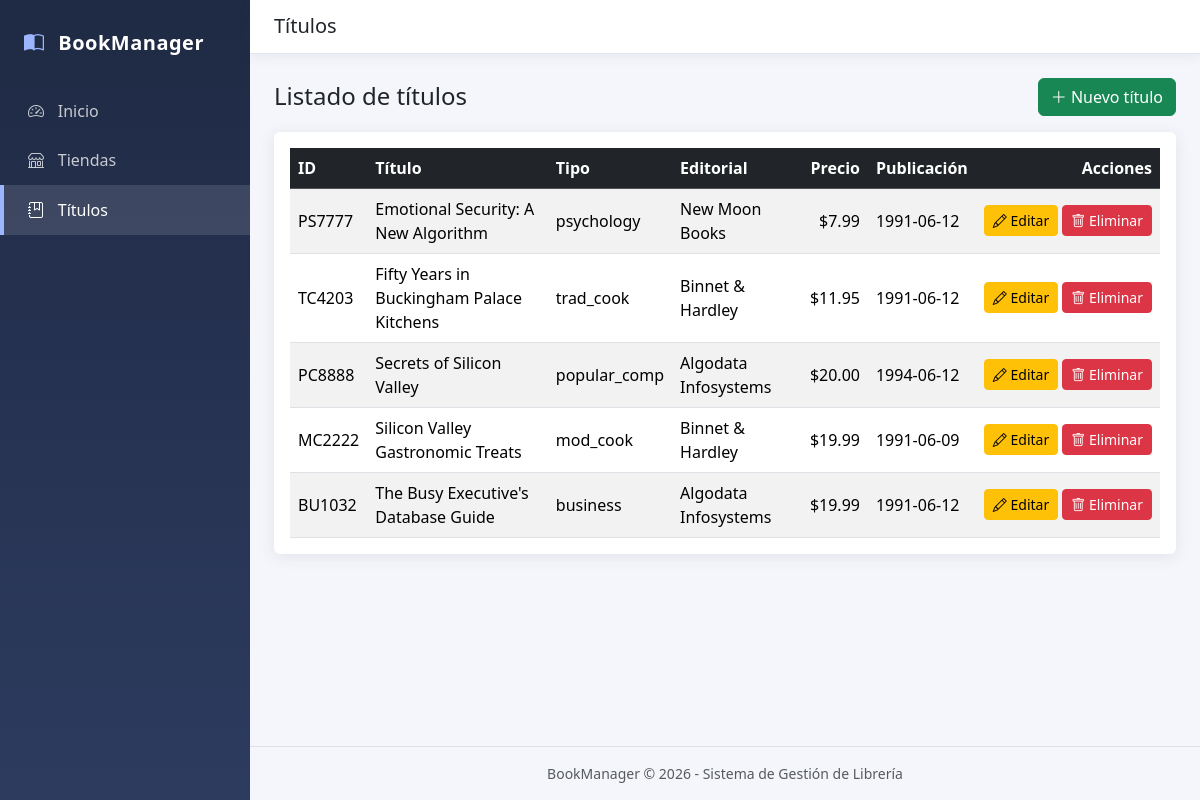
Page /views/titulos/index.php on the committed database.
### tables this page shows
CREATE TABLE titulos (
  id_titulo VARCHAR(6) PRIMARY KEY,
  titulo VARCHAR(100) NOT NULL,
  tipo VARCHAR(20),
  id_pub INT,
  precio DECIMAL(8,2),
  avance DECIMAL(10,2),
  regalias INT,
  ventas_ytd INT,
  notas VARCHAR(200),
  fecha_pub DATE,
  FOREIGN KEY (id_pub) REFERENCES publicadores(id_pub)
);

CREATE TABLE publicadores (
  id_pub INT PRIMARY KEY,
  nombre_pub VARCHAR(60) NOT NULL,
  ciudad VARCHAR(40),
  estado CHAR(2),
  pais VARCHAR(30) DEFAULT 'USA'
);

### includes/funciones.php (called while the page is built, shortened)
<?php
function e($valor): string
{
    return htmlspecialchars((string)$valor, ENT_QUOTES, 'UTF-8');
}

### models/Titulo.php (called while the page is built, shortened)
<?php
class Titulo
{
    private PDO $db;
    public function __construct(PDO $db)
    {
        $this->db = $db;
    }
    public function getAll(): array
    {
        $sql = "SELECT t.id_titulo, t.titulo, t.tipo, t.id_pub, t.precio, t.notas, t.fecha_pub,
                       p.nombre_pub
                FROM titulos t
                LEFT JOIN publicadores p ON p.id_pub = t.id_pub
                ORDER BY t.titulo";
        $stmt = $this->db->prepare($sql);
        $stmt->execute();
        return $stmt->fetchAll();
    }
}

### views/titulos/index.php (the view, shortened to what this page needs)
<?php
require_once __DIR__ . '/../../includes/funciones.php';
require_once __DIR__ . '/../../models/Titulo.php';
$db = conectarDB();
$tituloModel = new Titulo($db);
$titulos = $tituloModel->getAll();
$base         = '../../';
$pagina       = 'titulos';
$tituloPagina = 'Títulos';
include __DIR__ . '/../../includes/header.php';
?>
<div class="d-flex justify-content-between align-items-center mb-3">
  <h2 class="h4 mb-0">Listado de títulos</h2>
  <a href="crear.php" class="btn btn-success"><i class="bi bi-plus-lg"></i> Nuevo título</a>
</div>
<div class="card">
  <div class="card-body table-responsive">
    <table class="table table-striped table-hover align-middle mb-0">
      <thead class="table-dark">
        <tr>
          <th>ID</th><th>Título</th><th>Tipo</th><th>Editorial</th><th class="text-end">Precio</th><th>Publicación</th><th class="text-end">Acciones</th>
        </tr>
      </thead>
      <tbody>
        <?php foreach ($titulos as $t): ?>
          <tr>
            <td><?= e($t['id_titulo']) ?></td>
            <td><?= e($t['titulo']) ?></td>
            <td><?= e($t['tipo']) ?></td>
            <td><?= e($t['nombre_pub']) ?></td>
            <td class="text-end">$<?= number_format((float)$t['precio'], 2) ?></td>
            <td><?= e($t['fecha_pub']) ?></td>
            <td class="text-end text-nowrap">
              <a href="editar.php?id=<?= urlencode($t['id_titulo']) ?>" class="btn btn-sm btn-warning"><i class="bi bi-pencil"></i> Editar</a>
              <a href="eliminar.php?id=<?= urlencode($t['id_titulo']) ?>" class="btn btn-sm btn-danger"><i class="bi bi-trash"></i> Eliminar</a>
            </td>
          </tr>
        <?php endforeach; ?>
      </tbody>
    </table>
  </div>
</div>
<?php include __DIR__ . '/../../includes/footer.php'; ?>

### includes/header.php (shortened to what this page needs)
<?php
require_once __DIR__ . '/funciones.php';
$base         = $base ?? '';
$pagina       = $pagina ?? '';
$tituloPagina = $tituloPagina ?? 'BookManager';
?>
<!DOCTYPE html>
<html lang="es">
<head>
  <link href="https://cdn.jsdelivr.net/npm/bootstrap@5.3.3/dist/css/bootstrap.min.css" rel="stylesheet">
  <link href="https://cdn.jsdelivr.net/npm/bootstrap-icons@1.11.3/font/bootstrap-icons.min.css" rel="stylesheet">
  <link href="<?= $base ?>assets/css/style.css" rel="stylesheet">
</head>
<body>
<div id="wrapper">
  <nav id="sidebar">
    <a class="sidebar-brand" href="<?= $base ?>index.php">
      <i class="bi bi-book-half"></i> BookManager
    </a>
    <ul class="nav flex-column mt-3">
      <li class="nav-item">
        <a class="nav-link <?= $pagina === 'inicio' ? 'active' : '' ?>" href="<?= $base ?>index.php">
          <i class="bi bi-speedometer2"></i> Inicio
        </a>
      </li>
      <li class="nav-item">
        <a class="nav-link <?= $pagina === 'tiendas' ? 'active' : '' ?>" href="<?= $base ?>views/tiendas/index.php">
          <i class="bi bi-shop"></i> Tiendas
        </a>
      </li>
      <li class="nav-item">
        <a class="nav-link <?= $pagina === 'titulos' ? 'active' : '' ?>" href="<?= $base ?>views/titulos/index.php">
          <i class="bi bi-journal-bookmark"></i> Títulos
        </a>
      </li>
    </ul>
  </nav>
  <div id="content">
    <header class="topbar d-flex align-items-center">
      <h1 class="h5 mb-0"><?= e($tituloPagina) ?></h1>
    </header>
    <main class="p-4">

### includes/footer.php (shortened to what this page needs)
    </main>
    <footer class="text-center text-muted small py-3 border-top">
      BookManager &copy; <?= date('Y') ?> - Sistema de Gestión de Librería
    </footer>
  </div>
</div>
</body>
</html>

### assets/css/style.css (style rules this page uses)
:root { --sidebar-width: 250px; --sidebar-bg: #1f2a44; --sidebar-bg-2: #2d3b5f; --accent: #4e73df; }
body { background: #f4f6fb; }
#wrapper { display: flex; min-height: 100vh; }
#sidebar { width: var(--sidebar-width); min-width: var(--sidebar-width); background: linear-gradient(180deg, var(--sidebar-bg) 0%, var(--sidebar-bg-2) 100%); color: #fff; padding: 1rem 0; transition: margin-left .25s ease; }
.sidebar-brand { display: block; padding: .75rem 1.5rem; color: #fff; font-size: 1.25rem; font-weight: 700; text-decoration: none; letter-spacing: .5px; }
.sidebar-brand i { margin-right: .5rem; color: #9db4ff; }
#sidebar .nav-link { color: rgba(255, 255, 255, .75); padding: .8rem 1.5rem; border-left: 4px solid transparent; }
#sidebar .nav-link i { margin-right: .6rem; }
#sidebar .nav-link.active { color: #fff; background: rgba(255, 255, 255, .12); border-left-color: #9db4ff; }
#content { flex: 1; min-width: 0; display: flex; flex-direction: column; }
#content > main { flex: 1; }
.topbar { background: #fff; padding: .9rem 1.5rem; border-bottom: 1px solid #e3e6f0; box-shadow: 0 .15rem .75rem rgba(58, 59, 69, .08); }
.card { border: 0; box-shadow: 0 .15rem 1rem rgba(58, 59, 69, .1); }
.table thead th { white-space: nowrap; }

### rows in the picture
titulos: id_titulo "PS7777", titulo "Emotional Security: A New Algorithm", tipo "psychology", id_pub.nombre_pub "New Moon Books", precio "7.99", fecha_pub "1991-06-12"
titulos: id_titulo "TC4203", titulo "Fifty Years in Buckingham Palace Kitchens", tipo "trad_cook", id_pub.nombre_pub "Binnet & Hardley", precio "11.95", fecha_pub "1991-06-12"
titulos: id_titulo "PC8888", titulo "Secrets of Silicon Valley", tipo "popular_comp", id_pub.nombre_pub "Algodata Infosystems", precio "20.00", fecha_pub "1994-06-12"
titulos: id_titulo "MC2222", titulo "Silicon Valley Gastronomic Treats", tipo "mod_cook", id_pub.nombre_pub "Binnet & Hardley", precio "19.99", fecha_pub "1991-06-09"
titulos: id_titulo "BU1032", titulo "The Busy Executive's Database Guide", tipo "business", id_pub.nombre_pub "Algodata Infosystems", precio "19.99", fecha_pub "1991-06-12"

### other values in the picture
$tituloPagina "Títulos"
